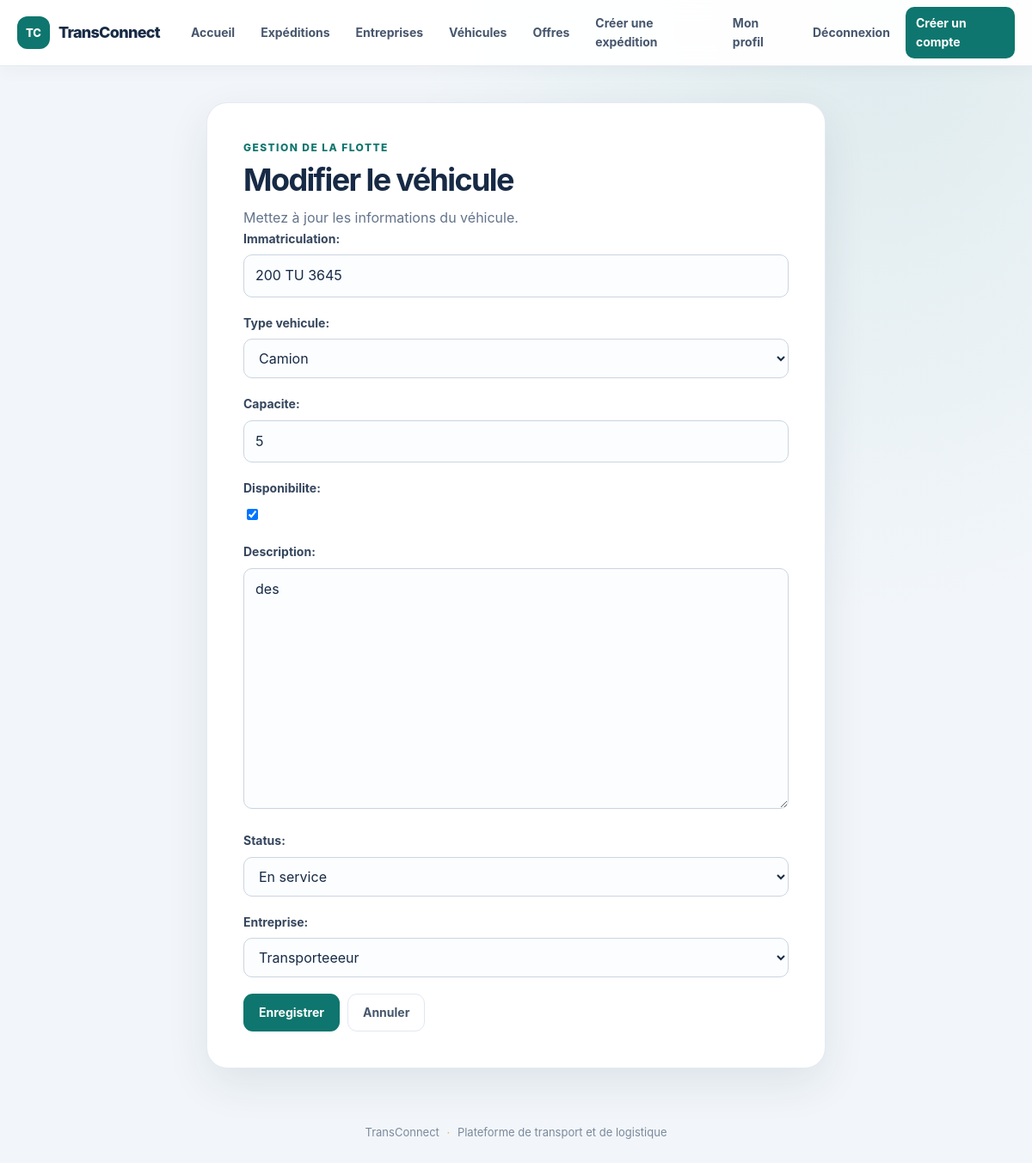
Screenshot of /vehicule/1/update/ (signed in) with the database file from the repository.
### VehiculeApp/models.py (models this page shows, shortened)
class Vehicule(models.Model):
    immatriculation = models.CharField(max_length=20, unique=True)
    type_vehicule = models.CharField(max_length=50, choices=[('camion', 'Camion'), ('voiture', 'Voiture'), ('moto', 'Moto')])
    capacite = models.PositiveIntegerField(validators=[MinValueValidator(1, "La capacité doit être supérieure à 0")])
    disponibilite = models.BooleanField(default=True)
    description = models.TextField(blank=True, null=True)
    status = models.CharField(max_length=20, choices=[('en_service', 'En service'), ('hors_service', 'Hors service')], default='en_service')
    created_at = models.DateTimeField(auto_now_add=True)
    updated_at = models.DateTimeField(auto_now=True)
    Entreprise = models.ForeignKey(
        Entreprise, on_delete=models.CASCADE,
        related_name='entreprises_vehicules',
        )

### VehiculeApp/views.py (the view)
# urls.py: path('<int:pk>/update/', UpdateVehicule.as_view(), name='vehicule-update'),
class UpdateVehicule(LoginRequiredMixin, UpdateView):
    model = Vehicule
    template_name = 'Vehicule/forms.html'
    form_class = VehiculeForm
    success_url = reverse_lazy('vehicule-list')

### VehiculeApp/forms.py
class VehiculeForm(forms.ModelForm):
    class Meta:
        model = Vehicule
        exclude = ['created_at', 'updated_at']

### EntrepriseApp/models.py (called while the page is built)
    def __str__(self):
        return self.raison_sociale

### EntrepriseApp/templates/Vehicule/forms.html (shortened to what this page needs)
{% extends "base.html" %}
{% block content %}
<section class="page-card page-card--narrow">
    <p class="eyebrow">Gestion de la flotte</p>
    <h1>{% if object %}Modifier le véhicule{% else %}Nouveau véhicule{% endif %}</h1>
    <p class="page-intro">
        {% if object %}Mettez à jour les informations du véhicule.{% else %}Renseignez les informations du véhicule à ajouter.{% endif %}
    </p>
    <form class="app-form" method="post">
        {{ form.as_p }}
        <div class="button-row">
            <button class="button" type="submit">Enregistrer</button>
            <a class="button-secondary" href="{% url 'vehicule-list' %}">Annuler</a>
        </div>
    </form>
</section>
{% endblock %}

### EntrepriseApp/static/EntrepriseApp/css/site.css (style rules this page uses)
:root { color-scheme: light; --ink: #172a45; --muted: #64748b; --brand: #0e766e; --brand-dark: #0b5d57; --brand-soft: #e6f5f2; --accent: #f0b44d; --surface: #ffffff; --surface-soft: #f7fafc; --line: #e2e8f0; --danger: #b42332; --shadow: 0 18px 50px rgba(23, 42, 69, 0.09); }
* { box-sizing: border-box; }
body.app-body { min-width: 320px; min-height: 100vh; margin: 0; background: radial-gradient(ellipse at 85% 0, rgba(14, 118, 110, 0.09), transparent 34rem), #f2f6fa; color: var(--ink); font-family: Inter, "Segoe UI", Arial, sans-serif; line-height: 1.6; }
.page-card { padding: clamp(24px, 4vw, 42px); border: 1px solid rgba(226, 232, 240, 0.9); border-radius: 24px; background: var(--surface); box-shadow: var(--shadow); }
.page-card--narrow { width: min(720px, 100%); margin: 0 auto; }
.eyebrow { margin: 0 0 7px; color: var(--brand); font-size: 12px; font-weight: 800; letter-spacing: 0.12em; text-transform: uppercase; }
h1, h2, h3 { color: var(--ink); line-height: 1.2; }
h1 { margin: 0; font-size: clamp(27px, 4vw, 36px); letter-spacing: -0.045em; }
.page-intro { max-width: 640px; margin: 10px 0 0; color: var(--muted); }
.button, .button-secondary, .button-danger { display: inline-flex; min-height: 44px; align-items: center; justify-content: center; gap: 8px; padding: 10px 17px; border: 1px solid transparent; border-radius: 11px; font: inherit; font-size: 14px; font-weight: 750; text-align: center; text-decoration: none; cursor: pointer; transition: background 0.18s ease, border-color 0.18s ease, transform 0.18s ease; }
.button { background: var(--brand); color: #fff; }
.button-secondary { border-color: var(--line); background: #fff; color: #46566d; }
.record-actions, .button-row { display: flex; flex-wrap: wrap; align-items: center; gap: 9px; }
.app-form p { margin: 0 0 19px; }
.app-form label { display: block; margin-bottom: 7px; color: #35465e; font-size: 14px; font-weight: 700; }
.app-form input:not([type="checkbox"]), .app-form select, .app-form textarea { width: 100%; min-height: 46px; padding: 11px 13px; border: 1px solid #cbd5e1; border-radius: 10px; outline: none; background: #fbfdff; color: var(--ink); font: inherit; transition: border-color 0.18s ease, box-shadow 0.18s ease, background 0.18s ease; }
.app-form textarea { min-height: 120px; resize: vertical; }

### rows the page displays
Vehicule: immatriculation "200 TU 3645", type_vehicule "Camion", capacite "5", disponibilite "☑", description "des", status "En service", Entreprise "Transporteeeur"
